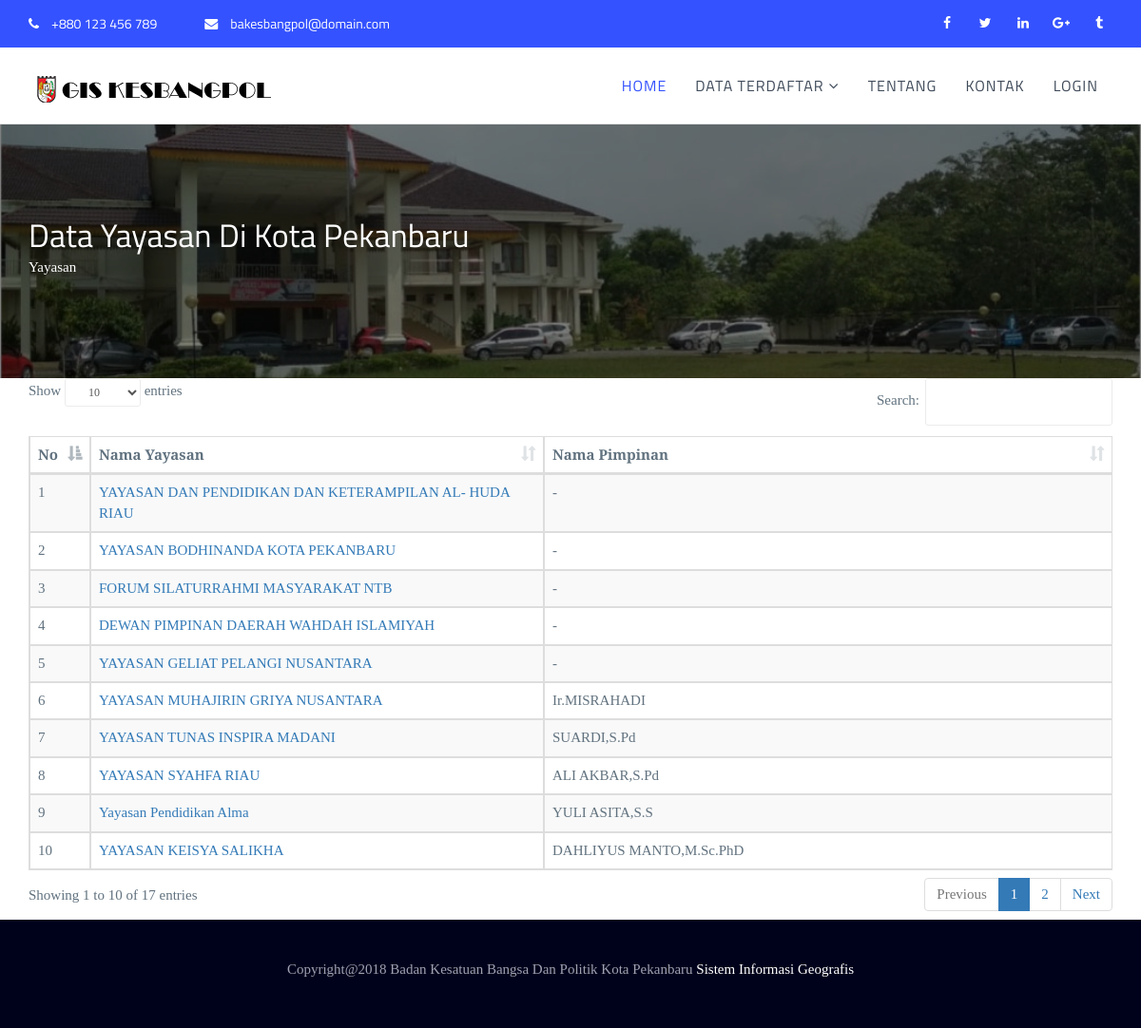
The app's page /index.php/beranda/datayayasan with its own data.
### tables this page shows
CREATE TABLE `lokasi_organisasi` (
  `id_organisasi` bigint(20) NOT NULL,
  `nama_organisasi` varchar(100) NOT NULL,
  `nama_pemimpin` varchar(100) NOT NULL,
  `id_jenis` int(11) NOT NULL,
  `latitude` varchar(100) NOT NULL,
  `longitude` varchar(100) NOT NULL,
  `alamat` text NOT NULL,
  `telp` bigint(20) NOT NULL,
  `foto` varchar(100) NOT NULL,
  `tanggal_update` date NOT NULL
);

### application/controllers/Beranda.php (called while the page is built, shortened)
<?php
class Beranda extends CI_Controller {
	public function __construct()
	{
		$this->load->library('form_validation');
		$this->load->model('Lokasiorganisasi_model');
		$this->load->library(array('googlemaps'));
}
    public function datayayasan()
    {
    $data = array();
        $data['tampil'] = $this->db->query("SELECT a.id_organisasi,a.nama_organisasi,a.foto,a.nama_pemimpin,b.id_jenis,b.jenis_organisasi FROM lokasi_organisasi a, jenis_organisasi b WHERE a.id_jenis=4 GROUP BY a.id_organisasi");
        $this->load->view('front_end/datayayasan', $data);
        }
}

### index.php (called while the page is built, shortened)
<?php
require_once BASEPATH.'core/CodeIgniter.php';

### application/views/front_end/datayayasan.php (the view, shortened to what this page needs)
   <section class="page-title">
    <div class="container">
      <div class="row">
        <div class="col-md-12">
          <div class="page-breadcrumbd">
            <h2>Data Yayasan Di Kota Pekanbaru</h2>
            <p>Yayasan</p>
          </div>
        </div>
      </div>
    </div>
  </section>
<div class="container">
    <section class="content">
      <div class="row">
        <div class="col-md-12">
          <div class="box box-primary">
              <div class="box-body">
                <div class="table-responsive no-padding">
              <table id="example1" class="table table-bordered table-striped">
                <thead>
                    <tr>
                        <th width="5%">No</th>
                        <th width="40%">Nama Yayasan</th>
                        <th width="50%">Nama Pimpinan</th>
                    </tr>
                </thead>
                <tbody>
                    <?php
                        $no=1;
                        foreach($tampil->result_array() as $l)
                        {
                    ?>
                    <tr>
                        <td><?php echo $no;?></td>
                        <td>
                          <a href="<?php echo base_url();?>beranda/detail_data/<?php echo $l['id_organisasi']; ?>" ><?php echo $l['nama_organisasi']; ?></a></td>
                        <td><?php echo $l['nama_pemimpin'];?></td>
                    </tr>
                    <?php
                        $no++;
                    }
                    ?>
                </tbody>
              </table>
            </div>
          </div>
        </div>
      </div>
    </div>
  </section>
</div>

### neuron/assets/css/bootsnav.css (style rules this page uses)
body { -webkit-transition: all 0.3s ease-in-out; -moz-transition: all 0.3s ease-in-out; -o-transition: all 0.3s ease-in-out; -ms-transition: all 0.3s ease-in-out; transition: all 0.3s ease-in-out; }

### neuron/style.css (style rules this page uses)
html, body { height: 100% }
body { font-family: 'PT Serif', serif; color: #61727f; background: #fff; font-size: 15px; line-height: 24px; overflow-x: hidden; -webkit-text-size-adjust: 100%; -webkit-overflow-scrolling: touch; -webkit-font-smoothing: antialiased !important; }
a { cursor: pointer; }
a, .navbar a, .form-control { -webkit-transition: all 0.3s ease; -moz-transition: all 0.3s ease; -ms-transition: all 0.3s ease; -o-transition: all 0.3s ease; transition: all 0.3s ease; }
h1, h2, h3, h4, h5, h6 { font-family: 'Titillium Web', sans-serif; color: #212121; margin: 0 0 15px; }
h2 { font-size: 34px; line-height: 44px; }
.page-title { background: url("assets/img/1.jpeg") no-repeat; background-size: cover; background-position: center; padding: 95px 0px; color: #fff; z-index: 1; position: relative; }
.page-title:after { position: absolute; content: ""; top: 0px; left: 0px; right: 0px; height: 100%; background: rgba(0, 0, 0, .5); z-index: -1; }
.page-breadcrumbd h2, .page-breadcrumbd a { margin: 0px; color: #fff; }

### records on screen
lokasi_organisasi: nama_organisasi "YAYASAN DAN PENDIDIKAN DAN KETERAMPILAN AL- HUDA RIAU", nama_pemimpin "-"
lokasi_organisasi: nama_organisasi "YAYASAN BODHINANDA KOTA PEKANBARU", nama_pemimpin "-"
lokasi_organisasi: nama_organisasi "FORUM SILATURRAHMI MASYARAKAT NTB", nama_pemimpin "-"
lokasi_organisasi: nama_organisasi "DEWAN PIMPINAN DAERAH WAHDAH ISLAMIYAH", nama_pemimpin "-"
lokasi_organisasi: nama_organisasi "YAYASAN GELIAT PELANGI NUSANTARA", nama_pemimpin "-"
lokasi_organisasi: nama_organisasi "YAYASAN MUHAJIRIN GRIYA NUSANTARA", nama_pemimpin "Ir.MISRAHADI"
lokasi_organisasi: nama_organisasi "YAYASAN TUNAS INSPIRA MADANI", nama_pemimpin "SUARDI,S.Pd"
lokasi_organisasi: nama_organisasi "YAYASAN SYAHFA RIAU", nama_pemimpin "ALI AKBAR,S.Pd"
lokasi_organisasi: nama_organisasi "Yayasan Pendidikan Alma", nama_pemimpin "YULI ASITA,S.S"
lokasi_organisasi: nama_organisasi "YAYASAN KEISYA SALIKHA", nama_pemimpin "DAHLIYUS MANTO,M.Sc.PhD"
